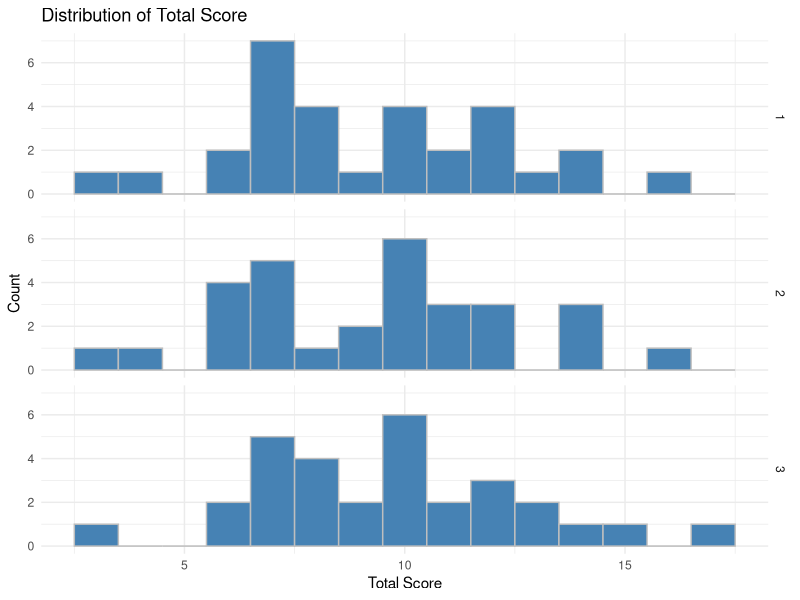
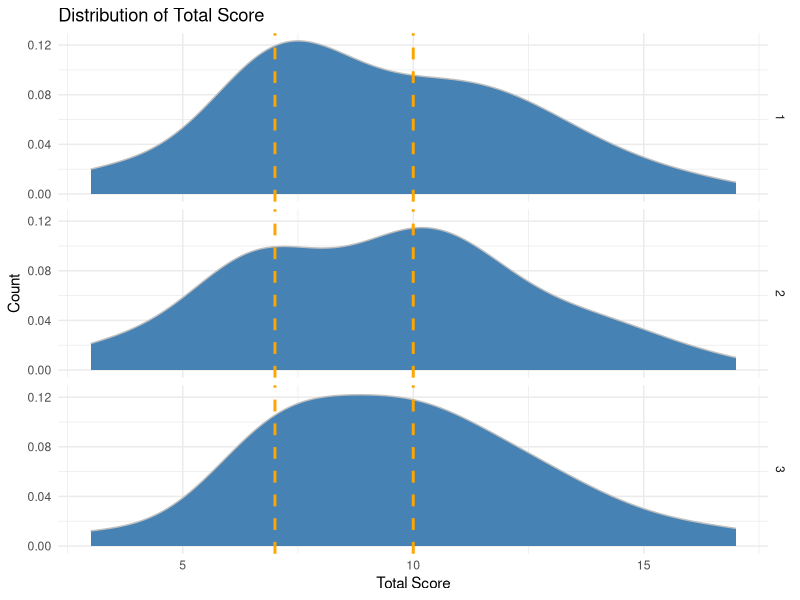
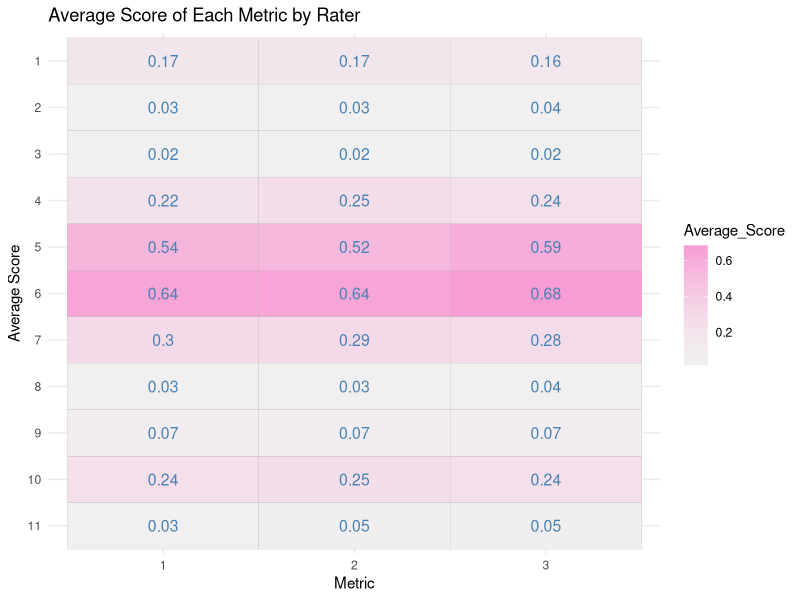

Recreate these plots in R, in order. (Note: this script raises an error after producing the figures.)
## ---- chunk 1
knitr::opts_chunk$set(echo = TRUE)
## ---- chunk 2
# packages
library(tidyverse)
library(readxl)
library(dplyr)
library(tidyr)
library(psych) # ICC
library(ggplot2)
library(colorspace)
## ---- chunk 3
# read Excel
dat <- read_excel("data/Book1.xlsx")
## ---- chunk 4
dat_long <- dat %>%
  pivot_longer(
    cols = 3:46,
    names_to = "Item",
    values_to = "Score"
  ) %>%
  mutate(
    Site = case_when(
      str_detect(Item, "^额") ~ "Forehead",
      str_detect(Item, "^左") ~ "LeftCheek",
      str_detect(Item, "^右") ~ "RightCheek",
      str_detect(Item, "^下") ~ "Chin"
    ),

    Metric = str_extract(Item, "\\d+$"),

    Patient = factor(患者),
    Rater = factor(监察人),
    Site = factor(Site),
    Metric = factor(Metric)
  ) %>%
  select(Patient, Rater, Site, Metric, Score)
## ---- chunk 5
# Calculate total score of each patient from dat_long
total_score <- dat_long %>%
  group_by(Patient, Rater) %>%
  summarise(TotalScore = sum(Score, na.rm = TRUE)) %>%
  ungroup()
## ---- chunk 6
# Visualize the distribution of total score
ggplot(total_score, aes(x = TotalScore)) +
  geom_histogram(binwidth = 1, fill = "steelblue", color = "grey") +
  labs(title = "Distribution of Total Score", x = "Total Score", y = "Count") +
  theme_minimal() + 
  facet_grid(Rater ~ .)
## ---- chunk 7
# Visualize the distribution of total score as a density plot 
ggplot(total_score, aes(x = TotalScore)) +
  geom_density(fill = "steelblue", color = "grey") +
  labs(title = "Distribution of Total Score", x = "Total Score", y = "Count") +
  geom_vline(xintercept = c(7, 10), color = "orange", linetype = "dashed", size = 1) +
  theme_minimal() + 
  facet_grid(Rater ~ .)
## ---- chunk 8
# convert the total_score data frame to wide format for ICC calculation
icc_data <- total_score %>%
  pivot_wider(
    names_from = Rater,
    values_from = TotalScore,
    names_prefix = "Rater"
  )

# Calculate the icc using the psych package
icc_result <- ICC(icc_data[, -1]) # Exclude the Patient column 

View(icc_result$results)
## ---- chunk 9
metric_long <- dat_long %>%
  group_by(Metric, Rater) %>%
  summarise(Average_Score = mean(Score, na.rm = TRUE)) %>%
  ungroup()

metric_long$Metric <- factor(metric_long$Metric, levels = (1:11))
## ---- chunk 10
# Visualize the average score of each metric by rater
# The metric ordered from 1 to 1-10
ggplot(metric_long, aes(x = Rater, 
                        y = fct_rev(Metric),
                        fill = Average_Score)) +
  geom_tile(color = "grey") +
  geom_text(aes(label = round(Average_Score, 2)), 
            color = "steelblue", 
            size = 4) + 
  labs(title = "Average Score of Each Metric by Rater", 
       x = "Metric", y = "Average Score") +
  scale_fill_continuous_diverging(palette = "Cyan-Magenta") +
  theme_minimal()

## ---- chunk 11
library(dplyr)
library(tidyr)
library(psych)

icc_results <- data.frame()

for (m in sort(unique(dat_long$Metric))) {

  tmp <- dat_long %>%
    filter(Metric == m) %>%
    group_by(Patient, Rater) %>%
    summarise(
      Score = sum(Score),    # sum across the 4 facial sites
      .groups = "drop"
    ) %>%
    pivot_wider(
      names_from = Rater,
      values_from = Score
    )

  icc <- ICC(tmp[, -1])

  icc_results <- bind_rows(
    icc_results,
    data.frame(
      Metric = m,
      ICC2_1 = icc$results["Single_random_raters", "ICC"],
      Lower = icc$results["Single_random_raters", "lower bound"],
      Upper = icc$results["Single_random_raters", "upper bound"],
      p = icc$results["Single_random_raters", "p"]
    )
  )
}

icc_results
## ---- chunk 12
# 
icc_metric <- dat_long %>%
  group_by(Metric) %>%
  summarise(
    icc = ICC(select(., Score), model = "twoway", type = "agreement")$results["Single_random_raters", "ICC"]
  ) %>%
  ungroup()
## ---- chunk 13
region_results <- data.frame()

# TODOs: Annotation of the codes below.

for (r in names(regions)) {
  
  dat$score <- rowSums(dat[, regions[[r]]])

  tmp <- dat %>%
    select(患者, 监察人, score) %>%
    pivot_wider(
      names_from = 监察人,
      values_from = score
    )

  icc <- ICC(tmp[, -1])

  region_results <- rbind(
    region_results,
    data.frame(
      Region = r,
      ICC = icc$results["Single_random_raters", "ICC"]
    )
  )
}

region_results
## ---- chunk 14
# Create a long format data frame for plotting
long_dat <- dat %>%
  pivot_longer(
    cols = 3:46,
    names_to = "Item",
    values_to = "Score"
  )

# Summarize the scores by rater and region
summary_scores <- long_dat %>%
  mutate(Region = case_when(
    Item %in% names(dat)[regions$Forehead] ~ "Forehead",
    Item %in% names(dat)[regions$LeftCheek] ~ "LeftCheek",
    Item %in% names(dat)[regions$RightCheek] ~ "RightCheek",
    Item %in% names(dat)[regions$Chin] ~ "Chin"
  )) %>%
  group_by(监察人, Item) %>%
  summarise(Average_Score = mean(Score, na.rm = TRUE)) %>%
  ungroup()
## ---- chunk 15
# Visualize the average score by rater and region
ggplot(summary_scores, aes(x = 监察人, y = Average_Score, fill = Item)) +
  geom_bar(stat = "identity", position = "dodge") +
  labs(
    title = "Average Scores by Rater and Region",
    x = "监察人", y = "Average Score"
  ) +
  facet_grid(Item ~ .) +
  theme_minimal()
## ---- chunk 16
library(dplyr)
library(tidyr)
library(ggplot2)

## Calculate average score of each metric for each rater
metric_results <- lapply(names(metric_map), function(metric){

  dat %>%
    mutate(
      metric_score = rowMeans(
        select(., all_of(metric_map[[metric]])),
        na.rm = TRUE
      )
    ) %>%
    group_by(监察人) %>%
    summarise(
      MeanScore = mean(metric_score),
      .groups = "drop"
    ) %>%
    mutate(Metric = metric)

}) %>%
  bind_rows()
## ---- chunk 17
library(dplyr)
library(tidyr)
library(ggplot2)

metric_long <- metric_results %>%
  pivot_longer(
    cols = -Metric,
    names_to = "Rater",
    values_to = "MeanScore"
  ) %>%
  mutate(
    Metric = factor(
      Metric,
      levels = paste0("Metric", 1:11)
    )
  )

ggplot(metric_long,
       aes(x = Rater,
           y = Metric,
           fill = MeanScore)) +
  geom_tile(color = "white") +
  geom_text(aes(label = sprintf("%.2f", MeanScore)), size = 4) +
  scale_y_discrete(limits = rev(levels(metric_long$Metric))) +
  scale_fill_gradient2(
    low = "steelblue",
    mid = "white",
    high = "firebrick",
    midpoint = mean(metric_long$MeanScore)
  ) +
  labs(
    x = "Rater",
    y = "Metric",
    fill = "Mean Score"
  ) +
  theme_minimal(base_size = 14)
## ---- chunk 18
ggplot(
  metric_long,
  aes(Rater, Metric, fill = MeanScore)
) +
  geom_tile(color = "white", linewidth = 0.5) +
  geom_text(aes(label = sprintf("%.2f", MeanScore)), size = 4) +
  scale_y_discrete(limits = rev) + # Metric1 at top
  scale_fill_gradient2(
    low = "steelblue",
    mid = "white",
    high = "firebrick",
    midpoint = mean(metric_long$MeanScore)
  ) +
  labs(
    x = NULL,
    y = NULL,
    fill = "Mean\nScore"
  ) +
  theme_minimal(base_size = 14)
## ---- chunk 19
library(tidyverse)

dat <- readxl::read_excel("data/Book1.xlsx")

long <- dat %>%
  pivot_longer(
    cols = 3:46,
    names_to = "Item",
    values_to = "Score"
  ) %>%
  mutate(
    Site = case_when(
      str_detect(Item, "^额") ~ "Forehead",
      str_detect(Item, "^左") ~ "LeftCheek",
      str_detect(Item, "^右") ~ "RightCheek",
      str_detect(Item, "^下") ~ "Chin"
    ),

    Metric = str_extract(Item, "\\d+$"),

    Patient = factor(患者),
    Rater = factor(监察人),
    Site = factor(Site),
    Metric = factor(Metric)
  ) %>%
  select(Patient, Rater, Site, Metric, Score)
## ---- chunk 20
library(lme4)

fit <- glmer(
  Score ~ Site + Metric * Rater +
    (1 | Patient), 
  family = binomial,
  data = long
)

summary(fit)
anova(fit)
